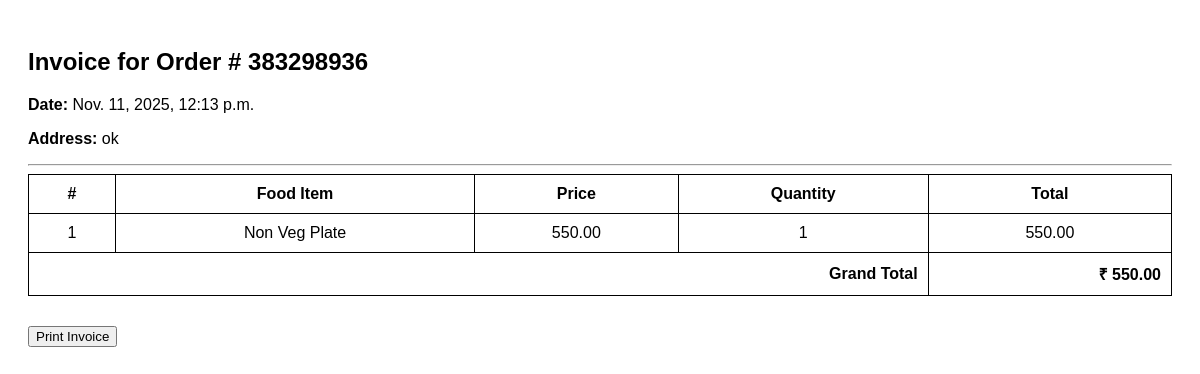
/api/invoice/383298936/, run on the app's committed database.
### foodordering/models.py (models this page shows, shortened)
class OrderAddress(models.Model):
    user=models.ForeignKey(User, on_delete=models.CASCADE)
    order_number = models.CharField(max_length=100, null=True)
    address=models.TextField()
    order_time = models.DateTimeField(auto_now_add=True)
    order_final_status = models.CharField(max_length=200, null=True)

class Food(models.Model):
    category=models.ForeignKey(Category, on_delete=models.CASCADE)
    item_name = models.CharField(max_length=100)
    item_price = models.DecimalField(max_digits=10, decimal_places=2)
    item_description = models.TextField(max_length=500, null=True, blank=True)
    image = models.ImageField(upload_to='food_images/')
    item_quantity = models.CharField(max_length=50)
    is_available = models.BooleanField(default=True)

### foodordering/views.py (the view)
# urls.py: path('invoice/<str:order_number>/', get_invoice),
def get_invoice(request, order_number):
    orders = Order.objects.filter(order_number=order_number, is_order_placed=True).select_related('food')
    address = OrderAddress.objects.get(order_number=order_number)
    grand_total = 0
    order_data = []
    for order in orders:
        total_price = order.food.item_price * order.quantity
        grand_total += total_price
        order_data.append({
            'food': order.food,
            'quantity': order.quantity,
            'total_price': total_price
        })
    return render(request, 'invoice.html', {
        'order_number' : order_number,
        'address' : address,
        'grand_total' : grand_total,
        'orders' :order_data,
    })

### foodordering/templates/invoice.html (shortened to what this page needs)
<!DOCTYPE html>
<html lang="en">
<head>
</head>
<body>
    <h2>Invoice for Order # {{order_number}}</h2>
    <p><strong>Date: </strong> {{address.order_time}} </p>
    <p><strong>Address: </strong> {{address.address}} </p>
    <hr>
    <table>
        <thead>
            <tr>
                <th>#</th>
                <th>Food Item</th>
                <th>Price</th>
                <th>Quantity</th>
                <th>Total</th>
            </tr>
        </thead>
        <tbody>
            {% for order in orders  %}
                <tr>
                    <td>{{forloop.counter}} </td>
                    <td>{{order.food.item_name}} </td>
                    <td>{{order.food.item_price}}</td>
                    <td>{{order.quantity}}</td>
                    <td>{{order.total_price}}</td>
                </tr>
            {% endfor %}
        </tbody>
        <tfoot>
            <tr>
                <th colspan='4' style="text-align:right">Grand Total</th>
                <th style="text-align:right">₹ {{grand_total}}</th>
            </tr>
        </tfoot>
    </table>
    <div style="margin-top : 30px">
        <button onclick="window.print()">Print Invoice</button>
    </div>
</body>
</html>

### foodordering/templates/invoice.html (style rules this page uses)
body { font-family : Arial, sans-sarif; padding : 20px; }
table { width : 100%; border-collapse : collapse; }
th,td { border: 1px solid; padding:10px; text-align: center; }

### data on the page
OrderAddress: order_time "Nov. 11, 2025, 12:13 p.m.", address "ok"
Food: food.item_name "Non Veg Plate", food.item_price "550.00", quantity "1", total_price "550.00"

### other printed values
{{ order_number }} "383298936"
{{ grand_total }} "550.00"
